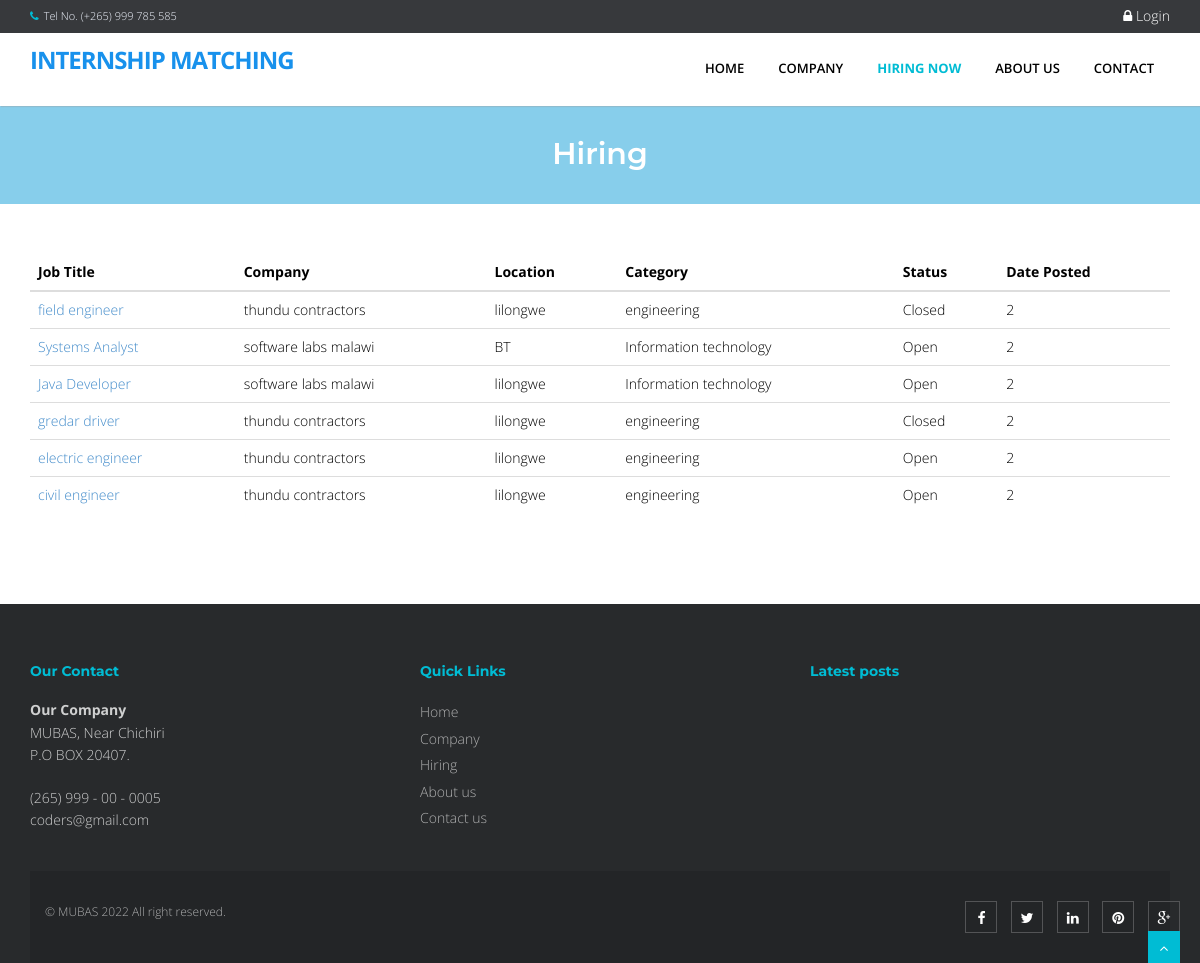
The app's page /index.php?q=hiring, older data.
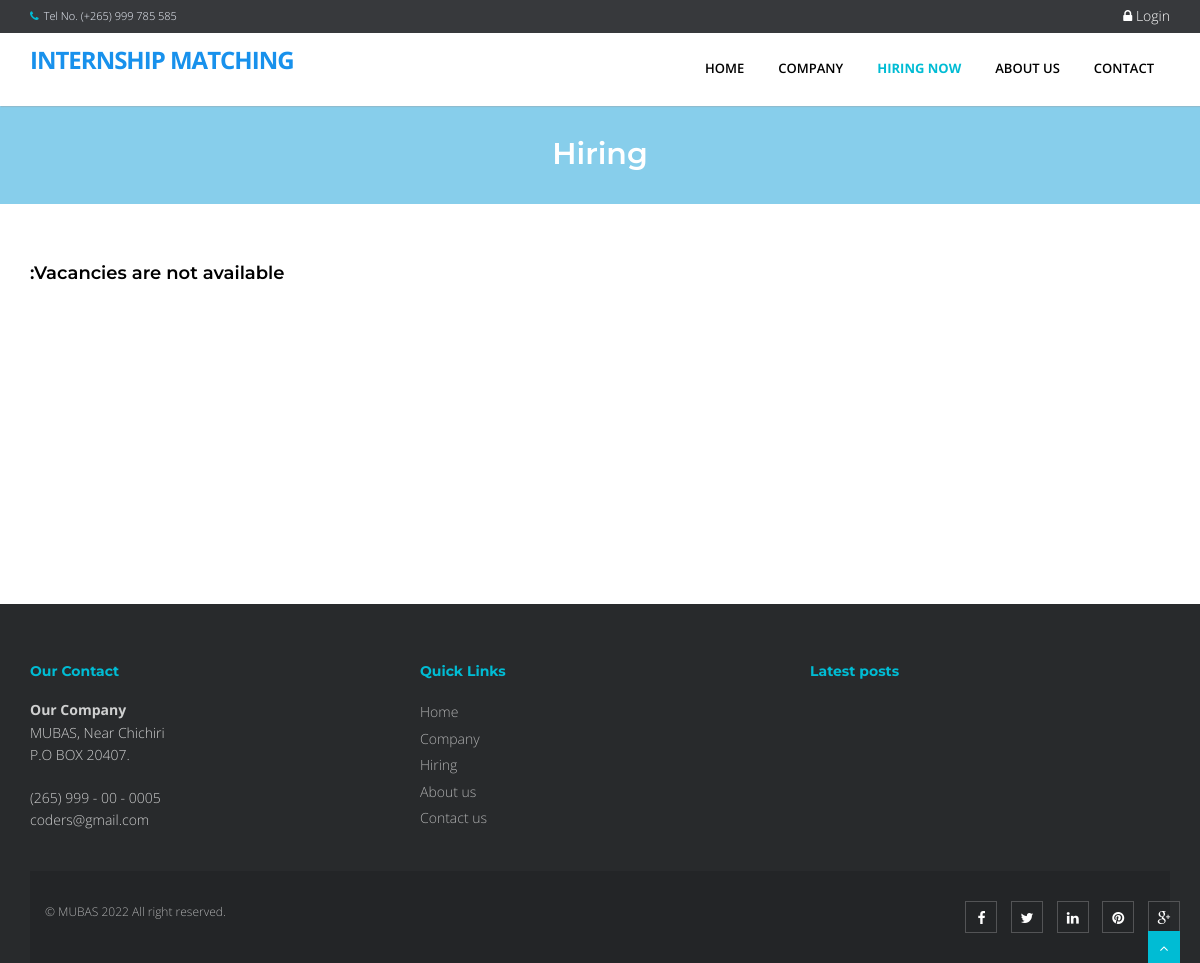
The same page, newer data.
### tables this page shows
CREATE TABLE IF NOT EXISTS `vacancies` (
  `id` int(11) NOT NULL AUTO_INCREMENT,
  `employer` int(11) NOT NULL,
  `title` varchar(150) NOT NULL,
  `field` varchar(150) NOT NULL,
  `type` varchar(30) NOT NULL,
  `location` varchar(100) NOT NULL,
  `description` varchar(200) NOT NULL,
  `duties` text NOT NULL,
  `skills` text NOT NULL,
  `qualifications` text NOT NULL,
  `salary` int(11) DEFAULT '0',
  `other_info` text,
  `due_date` varchar(30) NOT NULL,
  `date` datetime NOT NULL DEFAULT CURRENT_TIMESTAMP,
  `status` varchar(20) NOT NULL DEFAULT 'Open',
  `positions` int(4) NOT NULL DEFAULT '1',
  PRIMARY KEY (`id`),
  KEY `vacancy_to_employer` (`employer`),
  KEY `vacancy_field` (`field`)
);

CREATE TABLE IF NOT EXISTS `employer` (
  `id` int(11) NOT NULL,
  `name` varchar(50) NOT NULL,
  `owner` varchar(50) NOT NULL,
  `postal_address` text NOT NULL,
  `email` varchar(50) NOT NULL,
  `phone` int(14) NOT NULL,
  `profile` text,
  `date` datetime NOT NULL DEFAULT CURRENT_TIMESTAMP,
  PRIMARY KEY (`id`),
  UNIQUE KEY `email` (`email`),
  UNIQUE KEY `name` (`name`)
);

### index.php (called while the page is built, shortened)
<?php
    $title = "Home Page";
    $view = (isset($_GET['q']) && $_GET['q'] != '') ? $_GET['q'] : '';
    switch ($view) {
        case 'hiring' :
            $title = isset($_GET['search']) ? 'Hiring in '.$_GET['company'] :"Hiring";
            break;
    }
    include_once "inc/layout.php";
?>

### classes/Session.class.php (called while the page is built, shortened)
<?php
    class Session{
        public static function get($sessionVariables, $key = false){
            if($key == true){
                if(isset($_SESSION[$sessionVariables][$key])){
                    return $_SESSION[$sessionVariables][$key];
                }
            }else if(isset($_SESSION[$sessionVariables])){
                return $_SESSION[$sessionVariables];
            }else{
                return false;
            }
        }
    }

### inc/classAutoload.php (called while the page is built, shortened)
<?php
    function autoLoader($className){
        $path = __DIR__.'/../classes/';
        $extension = '.class.php';
        $fileName = $path . $className . $extension;
    }
?>

### classes/Dbh.class.php (called while the page is built)
<?php
    class Dbh{
        private $host = "localhost";
        private $user = "root";
        private $pwd = "";
        private $dbName = "intern_matching";
        protected function connect(){
            $dsn = 'mysql:host=' . $this->host . ';dbname='. $this->dbName;
            $pdo = new PDO($dsn, $this->user, $this->pwd);
            $pdo->setAttribute(PDO::ATTR_DEFAULT_FETCH_MODE, PDO::FETCH_ASSOC);
            return $pdo;
        }
    }
?>

### classes/Job.class.php (called while the page is built, shortened)
<?php
    class Job extends Dbh{
        protected function getAll(){
            $sql = "SELECT * FROM vacancies v
                    Inner Join employer e on e.id=v.employer
                    Order by v.id desc";
            $stmt = $this->connect()->query($sql);
            if($stmt->rowCount() > 0){
                return $stmt->fetchAll(PDO::FETCH_NAMED);
            }
            return false;
        }
    }
?>

### classes/JobView.class.php (called while the page is built, shortened)
<?php
    class JobView extends Job{
        public function getAll(){
            return parent::getAll();
        }
    }
?>

### views/hirring.php (the view, shortened to what this page needs)
<?php
    $job = new JobView();
    $jobs = $job->getAll();
?>
<section id="content">
    <div class="container content">
    <?php  if ($jobs) { ?>
        <table id="dash-table" class="table table-hover">
            <thead>
                <th>Job Title</th>
                <th>Company</th>
                <th>Location</th>
                <th>Category</th>
                <th>Status</th>
                <th>Date Posted</th>
            </thead>
            <tbody>
                <?php
            foreach ($jobs as $job) {
                echo '<tr>';
                echo '<td><a href="views/intern/index.php?view=view_vacancy&id='.$job["id"][0].'">
                        '.$job['title'].'</a>
                       </td>';
                echo '<td>'.$job['name'].'</td>';
                echo '<td>'.$job['location'].'</td>';
                echo '<td>'.$job['field'].'</td>';
                echo '<td>'.$job['status'].'</td>';
                echo '<td>'.$job['date'][0].'</td>';
                echo '</tr>';
            }
                ?>
            </tbody>
        </table>
    <?php
        }else{
            echo "<h4>:Vacancies are not available</h4>";
        }
    ?>
    </div>
</section>

### inc/layout.php (shortened to what this page needs)
<?php
    include_once("classAutoload.php");
?>
<!DOCTYPE html>
<html lang="en">
<head>
<link href="/internship/plugins/home-plugins/css/bootstrap.min.css" rel="stylesheet" />
<link href="/internship/plugins/home-plugins/css/fancybox/jquery.fancybox.css" rel="stylesheet">
<link href="/internship/plugins/home-plugins/css/flexslider.css" rel="stylesheet" />
<link href="/internship/plugins/home-plugins/css/style.css" rel="stylesheet" />
<link rel="stylesheet" href="/internship/plugins/font-awesome/css/font-awesome.min.css">
<link rel="stylesheet" href="/internship/plugins/dataTables/jquery.dataTables.min.css">
<link rel="stylesheet" href="/internship/plugins/dataTables/jquery.dataTables_themeroller.css">
<link href="/internship/plugins/datepicker/bootstrap-datetimepicker.min.css" rel="stylesheet" media="screen">
<link href="/internship/plugins/datepicker/datepicker3.css" rel="stylesheet" media="screen">
</head>
<body>
<div id="wrapper" class="home-page">
  <header>
        <div class="topbar navbar-fixed-top">
          <div class="container">
            <div class="row">
              <div class="col-md-12">
                <p class="pull-left hidden-xs"><i class="fa fa-phone"></i>Tel No. (+265) 999 785 585</p>
                <?php
                    if(!Session::get("userVars")){
                        echo '<p   class="pull-right login">
                            <a href="/internship/views/login.php"> <i class="fa fa-lock"></i> Login </a>
                         </p>';
                    }
                ?>
              </div>
            </div>
          </div>
        </div>
        <div style="min-height: 30px;"></div>
        <div class="navbar navbar-default navbar-static-top" >
            <div class="container">
                <div class="navbar-header">
                    <a class="navbar-brand" href="/internship/index.php">Internship Matching</a>
                </div>
                <div class="navbar-collapse collapse ">
                    <ul class="nav navbar-nav">
                        <li class="<?php echo !isset($_GET['q'])? 'active' :''?>"><a href="/internship/index.php">Home</a></li>
                        <li class="<?php  if(isset($_GET['q'])) { if($_GET['q']=='company'){ echo 'active'; }else{ echo ''; }}  ?>"><a href="/internship/index.php?q=company">Company</a></li>
                        <li class="<?php  if(isset($_GET['q'])) { if($_GET['q']=='hiring'){ echo 'active'; }else{ echo ''; }} ?>"><a href="/internship/index.php?q=hiring">Hiring Now</a></li>
                        <li class="<?php  if(isset($_GET['q'])) { if($_GET['q']=='About'){ echo 'active'; }else{ echo ''; }}  ?>"><a href="/internship/index.php?q=About">About Us</a></li>
                        <li class="<?php  if(isset($_GET['q'])) { if($_GET['q']=='Contact'){ echo 'active'; }else{ echo ''; }}  ?>"><a href="/internship/index.php?q=Contact">Contact</a></li>
                    </ul>
                </div>
            </div>
        </div>
  </header>
      <?php
      if (isset($_GET['q'])) {
        echo '<section id="inner-headline">
            <div class="container">
                <div class="row">
                    <div class="col-lg-12">
                        <h2 class="pageTitle">'.$title.'</h2>
                    </div>
                </div>
            </div>
            </section>';
      }
       include_once __DIR__ .$content;
        ?>
  <footer>
  <div class="container">
    <div class="row">
      <div class="col-md-4 col-sm-4">
        <div class="widget">
          <h5 class="widgetheading">Our Contact</h5>
          <address>
          <strong>Our Company</strong><br>
          MUBAS, Near Chichiri<br>
            P.O BOX 20407.</address>
          <p>
            <i class="icon-phone"></i> (265) 999 - 00 - 0005<br>
            <i class="icon-envelope-alt"></i> coders@gmail.com
          </p>
        </div>
      </div>
      <div class="col-md-4 col-sm-4">
        <div class="widget">
          <h5 class="widgetheading">Quick Links</h5>
          <ul class="link-list">
            <li><a href="/internship/index.php">Home</a></li>
            <li><a href="/internship/index.php?q=company">Company</a></li>
            <li><a href="/internship/index.php?q=hiring">Hiring</a></li>
            <li><a href="/internship/index.php?q=About">About us</a></li>
            <li><a href="/internship/index.php?q=Contact">Contact us</a></li>
          </ul>
        </div>
      </div>
      <div class="col-md-4 col-sm-4">
        <div class="widget">
          <h5 class="widgetheading">Latest posts</h5>
        </div>
    </div>
  </div>
  <div id="sub-footer">
    <div class="container">
      <div class="row">
        <div class="col-lg-6">
          <div class="copyright">
            <p>
              <span>&copy; MUBAS 2022 All right reserved.
            </p>
          </div>
        </div>
        <div class="col-lg-6">
          <ul class="social-network">
            <li><a href="#" data-placement="top" title="Facebook"><i class="fa fa-facebook"></i></a></li>
            <li><a href="#" data-placement="top" title="Twitter"><i class="fa fa-twitter"></i></a></li>
            <li><a href="#" data-placement="top" title="Linkedin"><i class="fa fa-linkedin"></i></a></li>
            <li><a href="#" data-placement="top" title="Pinterest"><i class="fa fa-pinterest"></i></a></li>
            <li><a href="#" data-placement="top" title="Google plus"><i class="fa fa-google-plus"></i></a></li>
          </ul>
        </div>
      </div>
    </div>
  </div>
  </footer>
</div>
<a href="#" class="scrollup"><i class="fa fa-angle-up active"></i></a>
</body>
</html>

### inc/layout.php (style rules this page uses)
#content { min-height: 400px; color: #000; }
.login a { font-size: 14px; color: #fff; padding:0px; }

Row changes from the older to the newer data that the page shows:
removed vacancies: title "field engineer", employer.name "thundu contractors", location "lilongwe", field "engineering", status "Closed", employer.date "2"
removed vacancies: title "Systems Analyst", employer.name "software labs malawi", location "BT", field "Information technology", status "Open", employer.date "2"
removed vacancies: title "Java Developer", employer.name "software labs malawi", location "lilongwe", field "Information technology", status "Open", employer.date "2"
removed vacancies: title "gredar driver", employer.name "thundu contractors", location "lilongwe", field "engineering", status "Closed", employer.date "2"
removed vacancies: title "electric engineer", employer.name "thundu contractors", location "lilongwe", field "engineering", status "Open", employer.date "2"
removed vacancies: title "civil engineer", employer.name "thundu contractors", location "lilongwe", field "engineering", status "Open", employer.date "2"
Text that changed along with them:
text no longer shown: "Job Title Company Location Category Status Date Posted"
text now shown: ":Vacancies are not available"
